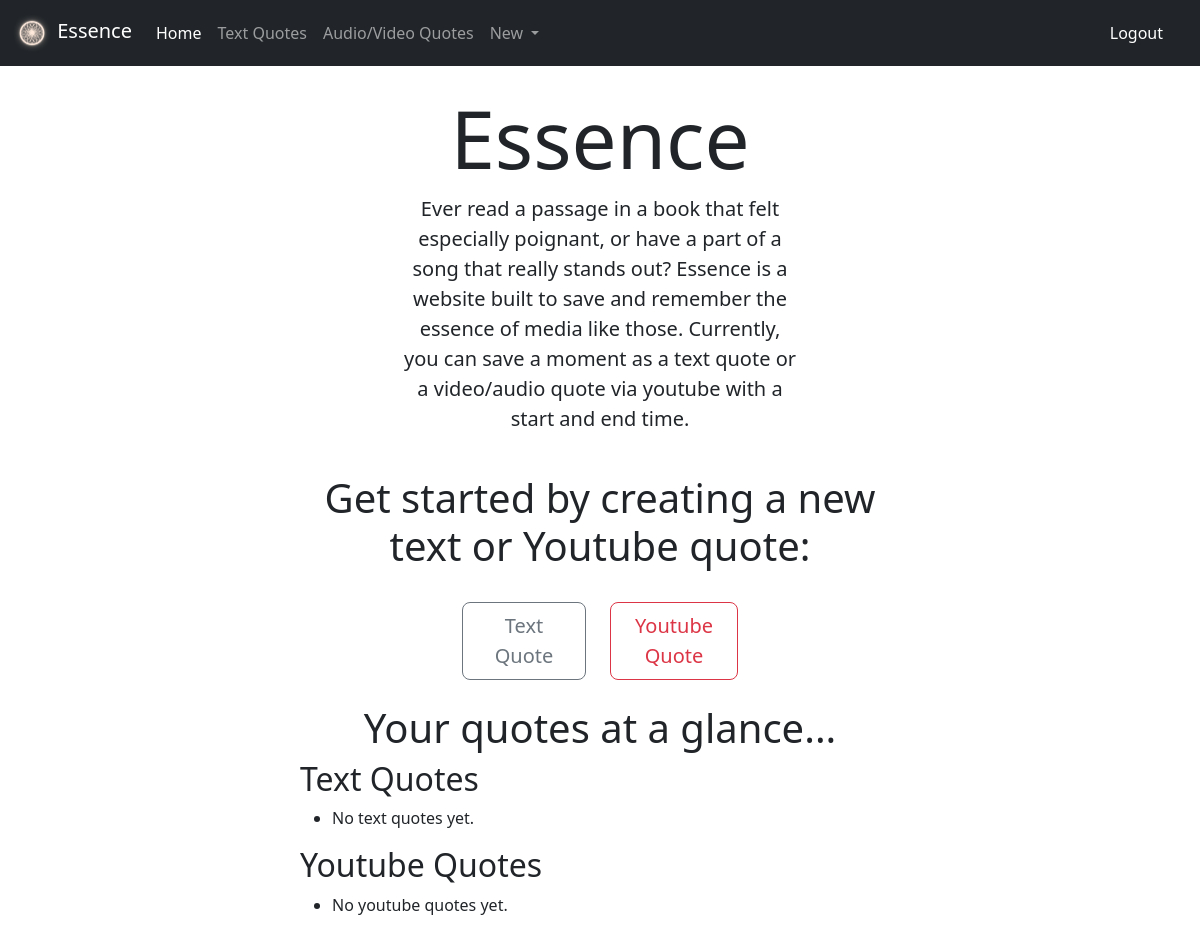
Before: /essence/ (signed in) with the older database file.
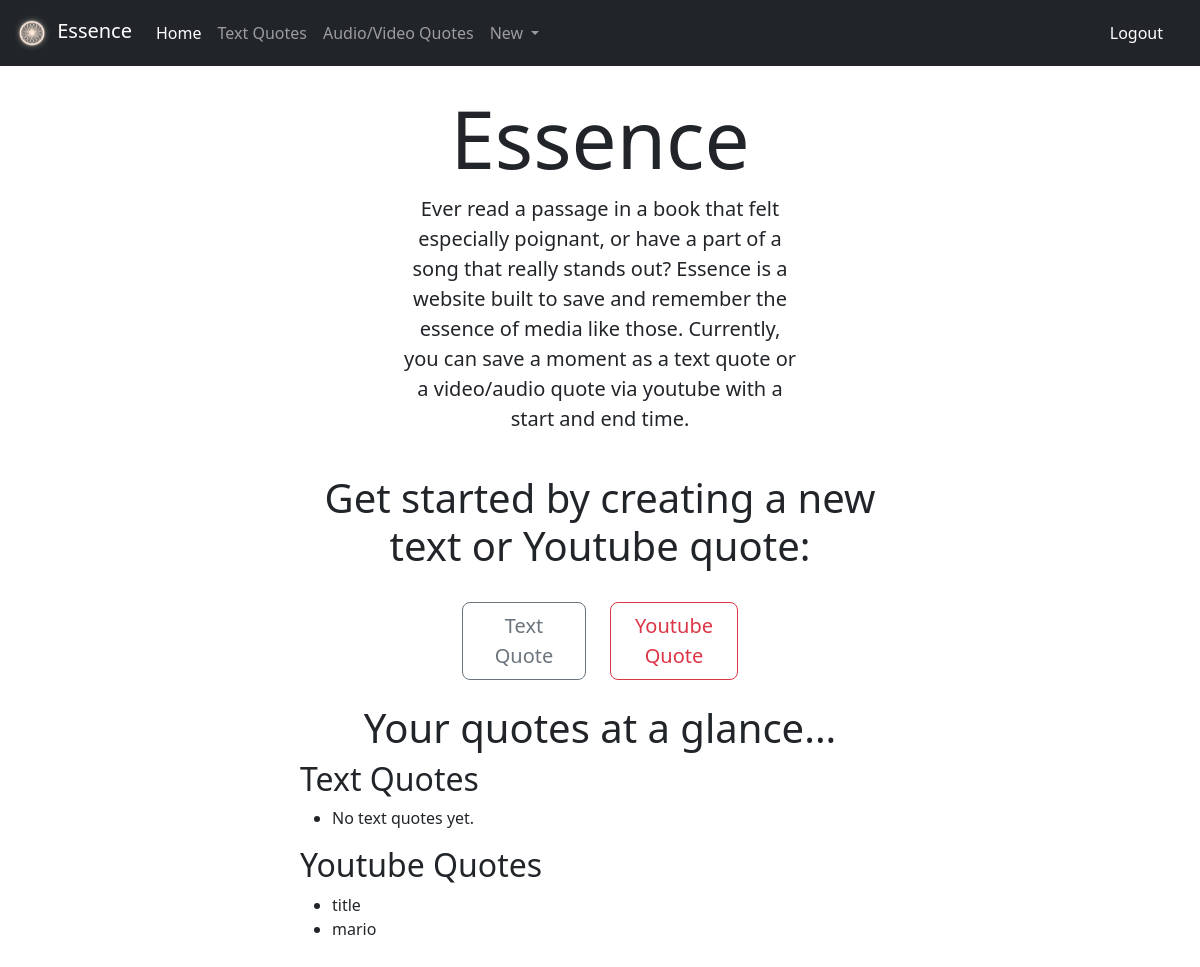
After: the same page with the newer database file.
### essence/models.py (models this page shows)
class YoutubeQuote(models.Model):
    user = models.ForeignKey(User, on_delete=models.DO_NOTHING, default=1)
    metadata = models.OneToOneField(Quote, on_delete=models.CASCADE)
    youtube_id = models.ForeignKey(YoutubeVideo, on_delete=models.DO_NOTHING)
    start_seconds = models.IntegerField(validators=[validators.MinValueValidator(0)])
    end_seconds = models.IntegerField()
    class Meta:
        constraints = [
            CheckConstraint(
                check = Q(end_seconds__gt=F('start_seconds')),
                name = 'check_end_seconds',
            ),
        ]

class Quote(models.Model):
    title = models.CharField(max_length=200)
    description = models.TextField(blank=True)
    entry_timestamp = models.DateTimeField(default=timezone.now)

### essence/views.py (the view)
# urls.py: path("", views.IndexView.as_view(), name="index"),
class IndexView(generic.TemplateView):
    template_name = "essence/index.html"
    def get_context_data(self, **kwargs):
        context = super().get_context_data(**kwargs)
        if not self.request.user.is_anonymous:
            context["youtube_quotes"] = YoutubeQuote.objects.filter(user=self.request.user)
            context["text_quotes"] = TextQuote.objects.filter(user=self.request.user)
        return context

### essence/templates/essence/index.html (shortened to what this page needs)
{%extends './base.html' %}
{%block content%}
<div class="col-6 mx-auto">
    {%if user.is_authenticated %}
    <div class="text-center">
        <h1 class="display-1 font-weight-bold">Essence</h1>
        <p class="lead col-8 mx-auto">
            Ever read a passage in a book that felt especially poignant, or have a part of a song that really stands out?
            Essence is a website built to save and remember the essence of media like those.
            Currently, you can save a moment as a text quote or a video/audio quote via youtube with a start and end time.
        </p>
        <br>
        <h1 class="display-6 font-weight-bold">
            Get started by creating a new text or Youtube quote:
        </h1>
    </div>
    <br>
    <div class="row col-6 mx-auto">
        <a class="col" href="{% url 'essence:text_create' %}">
            <button type="button" class="btn btn-outline-secondary btn-lg px-4 gap-3">Text Quote</button>
        </a>
        <a class="col" href="{% url 'essence:youtube_create' %}">
            <button type="button" class="btn btn-outline-danger btn-lg px-4 gap-3">Youtube Quote</button>
        </a>
    </div>
    <br>
    <h1 class="text-center">Your quotes at a glance...</h1>
    <h2>Text Quotes</h2>
    <ul>
        {% for quote in text_quotes %}
        <li>{{ quote.metadata.title }}</li>
        {% empty %}
        <li>No text quotes yet.</li>
        {% endfor %}
    </ul>
    <h2>Youtube Quotes</h2>
    <ul>
        {% for quote in youtube_quotes %}
        <li>{{ quote.metadata.title }}</li>
        {% empty %}
        <li>No youtube quotes yet.</li>
        {% endfor %}
    </ul>
    {%endif%}
</div>
{%endblock%}

Changed rows visible on the page:
added YoutubeQuote: metadata "title"
added YoutubeQuote: metadata "mario"
Other visible differences:
text no longer shown: "No youtube quotes yet."
